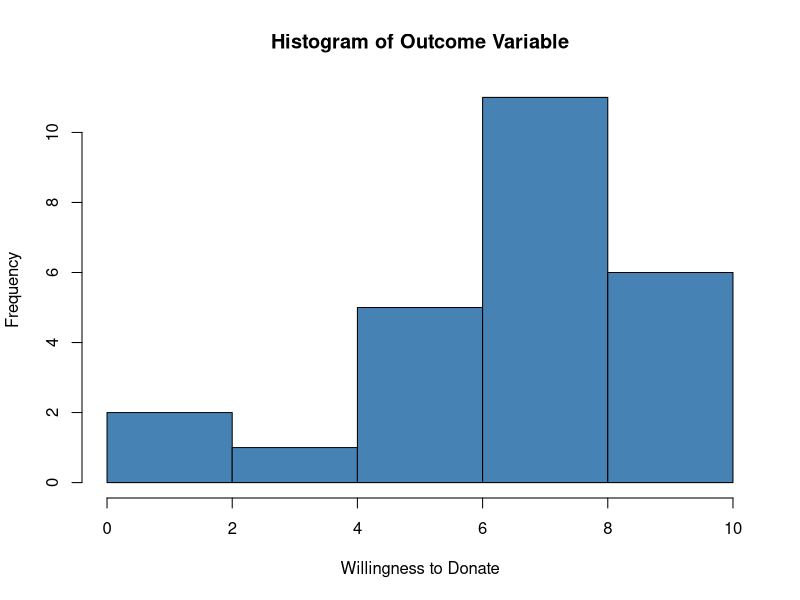

Reproduce this figure in R.
## ---- chunk 1
knitr::opts_chunk$set(echo = TRUE)

library(data.table)
library(sandwich)
library(lmtest)

library(ggplot2)
library(knitr)
## ---- chunk 2
d <- fread("data/w241_survey_pilot_03_12_22.csv")
## ---- chunk 3
d[ , .N]
d[ , .(GROUP, Q8_1)]
## ---- chunk 4
pilot_group_mean <- d[ , .(mean_donate = mean(Q8_1, na.rm = T)), keyby = .(GROUP)]
pilot_group_mean
## ---- chunk 5
hist(
  d$Q8_1, 
  col = 'steelblue', 
  xlab = 'Willingness to Donate', 
  main = 'Histogram of Outcome Variable'
  )
